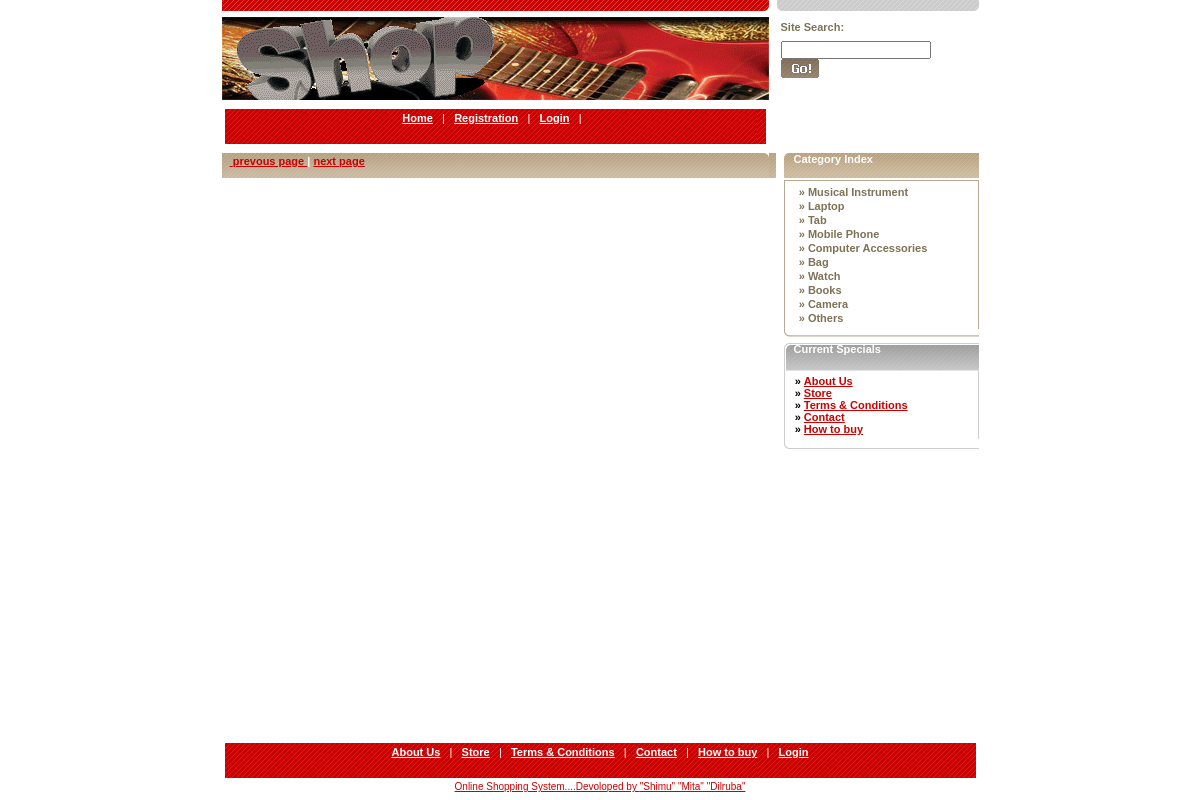
Page /musical0/prod.php on the committed database.
### tables this page shows
CREATE TABLE IF NOT EXISTS `category_tbl` (
  `catid` int(10) NOT NULL AUTO_INCREMENT,
  `description` varchar(50) NOT NULL,
  PRIMARY KEY (`catid`)
);

### musical0/menu.php (the view, shortened to what this page needs)
<table border="0" cellpadding="0" cellspacing="0" width="100%">
	<tr>
		<td class="SideTableHeading" background="images/table2_top_bg.gif" height="27">Category Index</td>
	</tr>
	<tr>
		<td bgcolor="#b9a993" height="1"><img src="images/spacer.gif" border="0" height="1" width="1"></td>
	</tr>
	<tr>
		<td>
			<table border="0" cellpadding="0" cellspacing="0" width="100%">
				<tr>
					<td>
						<table border="0" cellpadding="4" cellspacing="0">
							<tr>
								<td>
								<?php
								$res1 = mysql_query("select * from category_tbl");
								$row1 = mysql_num_rows($res1);
								for($x=0;$x<$row1;$x++)
								{
									$catid = mysql_result($res1,$x,"catid");
									$category = mysql_result($res1,$x,"description");
								?>
								<table border="0" cellpadding="1" cellspacing="0">
									<tr>
										<td valign="middle">&nbsp;&nbsp;<a href="prod.php?cat=<?php echo $catid; ?>" class="cats"> &#187; <?php echo $category; ?></a></td>
									</tr>
								</table>
								<?php } ?>
								</td>
							</tr>
						</table>
					</td>
				</tr>
			</table>
		</td>
	</tr>
	<tr>
		<td background="images/table2_bottom_bg.gif" height="8"></td>
	</tr>
</table>
	<table border="0" cellpadding="0" cellspacing="0" width="100%">
		<tr>
			<td height="6"><img src="images/spacer.gif" border="0" height="6" width="1"></td>
		</tr>
	</table>
	<table border="0" cellpadding="0" cellspacing="0" width="100%">
		<tr>
			<td class="SideTableHeading" background="images/table1_top_bg.gif" height="28">Current Specials</td>
		</tr>
		<tr>
			<td>
				<table border="0" cellpadding="0" cellspacing="0" width="100%">
					<tr>
						<td>
							<table align="center" border="0" cellpadding="4" cellspacing="0" width="100%">
								<tr>
									<td valign="bottom" width="33%">
									&nbsp;&nbsp;<B>&#187; <A HREF="about.php"> About Us</A> </B><br>
									&nbsp;&nbsp;<B>&#187; <A HREF="index.php"> Store</A> </B><br>
									&nbsp;&nbsp;<B>&#187; <A HREF="terms.php"> Terms & Conditions</A> </B><br>
									&nbsp;&nbsp;<B>&#187; <A HREF="contact.php"> Contact</A> </B><br>
									&nbsp;&nbsp;<B>&#187; <A HREF="howto.php"> How to buy</A> </B><br>
									</td>
								</tr>
							</table>
						</td>
					</tr>
				</table>
			</td>
		</tr>
		<tr>
			<td background="images/table1_bottom_bg.gif" height="10"></td>
		</tr>
	</table>
	<table border="0" cellpadding="0" cellspacing="0" width="100%">
		<tr>
			<td height="6"><img src="images/spacer.gif" border="0" height="6" width="1"></td>
		</tr>
	</table>
	<table border="0" cellpadding="0" cellspacing="0" width="100%">
		<tr>
			<td height="6"><img src="images/spacer.gif" border="0" height="6" width="1"></td>
		</tr>
	</table>

### musical0/styles.css (style rules this page uses)
body { font-family : Arial, Verdana, Sans-Serif; color : #000000; font-size : 11px; background-color : #FFFFFF; }
td { font-family : Arial, Verdana, Tahoma,Sans-Serif; color : #000000; font-size : 11px; vertical-align: top; }
a { font-family : Arial, Verdana, Sans-Serif; color : #CC0001; font-size : 11px; }
.cats { font-family : Arial, Verdana, Sans-Serif; color : #7D7256; font-size : 11px;font-weight : bold;text-decoration : none; }
TD.SideTableHeading { font-size: 11px; font-weight: bold; color: #FFFFFF; padding-left: 10px; }

### rows in the picture
category_tbl: description "Musical Instrument"
category_tbl: description "Laptop"
category_tbl: description "Tab"
category_tbl: description "Mobile Phone"
category_tbl: description "Computer Accessories"
category_tbl: description "Bag"
category_tbl: description "Watch"
category_tbl: description "Books"
category_tbl: description "Camera"
category_tbl: description "Others"
